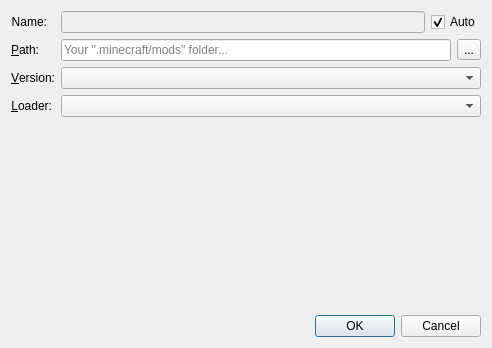
<?xml version="1.0" encoding="UTF-8"?>
<ui version="4.0">
 <class>LocalModPathSettingsDialog</class>
 <widget class="QDialog" name="LocalModPathSettingsDialog">
  <property name="geometry">
   <rect>
    <x>0</x>
    <y>0</y>
    <width>492</width>
    <height>348</height>
   </rect>
  </property>
  <property name="windowTitle">
   <string>Local Mod Path Settings</string>
  </property>
  <layout class="QGridLayout" name="gridLayout">
   <item row="0" column="0">
    <layout class="QFormLayout" name="formLayout">
     <item row="0" column="0">
      <widget class="QLabel" name="label_4">
       <property name="text">
        <string>Name:</string>
       </property>
       <property name="alignment">
        <set>Qt::AlignRight|Qt::AlignTrailing|Qt::AlignVCenter</set>
       </property>
       <property name="buddy">
        <cstring>nameText</cstring>
       </property>
      </widget>
     </item>
     <item row="0" column="1">
      <layout class="QHBoxLayout" name="horizontalLayout">
       <item>
        <widget class="QLineEdit" name="nameText">
         <property name="enabled">
          <bool>false</bool>
         </property>
        </widget>
       </item>
       <item>
        <widget class="QCheckBox" name="useAutoName">
         <property name="text">
          <string>Auto</string>
         </property>
         <property name="checked">
          <bool>true</bool>
         </property>
        </widget>
       </item>
      </layout>
     </item>
     <item row="1" column="0">
      <widget class="QLabel" name="label">
       <property name="sizePolicy">
        <sizepolicy hsizetype="Minimum" vsizetype="Preferred">
         <horstretch>0</horstretch>
         <verstretch>0</verstretch>
        </sizepolicy>
       </property>
       <property name="text">
        <string>&amp;Path:</string>
       </property>
       <property name="alignment">
        <set>Qt::AlignRight|Qt::AlignTrailing|Qt::AlignVCenter</set>
       </property>
       <property name="buddy">
        <cstring>modsDirText</cstring>
       </property>
      </widget>
     </item>
     <item row="1" column="1">
      <layout class="QHBoxLayout" name="horizontalLayout_2">
       <item>
        <widget class="QLineEdit" name="modsDirText">
         <property name="placeholderText">
          <string>Your &quot;.minecraft/mods&quot; folder...</string>
         </property>
         <property name="clearButtonEnabled">
          <bool>true</bool>
         </property>
        </widget>
       </item>
       <item>
        <widget class="QToolButton" name="modDirButton">
         <property name="text">
          <string>...</string>
         </property>
         <property name="icon">
          <iconset theme="folder">
           <normaloff>.</normaloff>.</iconset>
         </property>
        </widget>
       </item>
      </layout>
     </item>
     <item row="2" column="0">
      <widget class="QLabel" name="label_2">
       <property name="sizePolicy">
        <sizepolicy hsizetype="Minimum" vsizetype="Preferred">
         <horstretch>0</horstretch>
         <verstretch>0</verstretch>
        </sizepolicy>
       </property>
       <property name="text">
        <string>&amp;Version:</string>
       </property>
       <property name="alignment">
        <set>Qt::AlignRight|Qt::AlignTrailing|Qt::AlignVCenter</set>
       </property>
       <property name="buddy">
        <cstring>versionSelect</cstring>
       </property>
      </widget>
     </item>
     <item row="2" column="1">
      <widget class="QComboBox" name="versionSelect"/>
     </item>
     <item row="3" column="0">
      <widget class="QLabel" name="label_3">
       <property name="sizePolicy">
        <sizepolicy hsizetype="Minimum" vsizetype="Preferred">
         <horstretch>0</horstretch>
         <verstretch>0</verstretch>
        </sizepolicy>
       </property>
       <property name="text">
        <string>&amp;Loader:</string>
       </property>
       <property name="alignment">
        <set>Qt::AlignRight|Qt::AlignTrailing|Qt::AlignVCenter</set>
       </property>
       <property name="buddy">
        <cstring>loaderSelect</cstring>
       </property>
      </widget>
     </item>
     <item row="3" column="1">
      <widget class="QComboBox" name="loaderSelect"/>
     </item>
    </layout>
   </item>
   <item row="1" column="0">
    <spacer name="verticalSpacer">
     <property name="orientation">
      <enum>Qt::Vertical</enum>
     </property>
     <property name="sizeHint" stdset="0">
      <size>
       <width>20</width>
       <height>40</height>
      </size>
     </property>
    </spacer>
   </item>
   <item row="2" column="0">
    <widget class="QDialogButtonBox" name="buttonBox">
     <property name="orientation">
      <enum>Qt::Horizontal</enum>
     </property>
     <property name="standardButtons">
      <set>QDialogButtonBox::Cancel|QDialogButtonBox::Ok</set>
     </property>
    </widget>
   </item>
  </layout>
 </widget>
 <resources/>
 <connections>
  <connection>
   <sender>buttonBox</sender>
   <signal>accepted()</signal>
   <receiver>LocalModPathSettingsDialog</receiver>
   <slot>accept()</slot>
   <hints>
    <hint type="sourcelabel">
     <x>248</x>
     <y>254</y>
    </hint>
    <hint type="destinationlabel">
     <x>157</x>
     <y>274</y>
    </hint>
   </hints>
  </connection>
  <connection>
   <sender>buttonBox</sender>
   <signal>rejected()</signal>
   <receiver>LocalModPathSettingsDialog</receiver>
   <slot>reject()</slot>
   <hints>
    <hint type="sourcelabel">
     <x>316</x>
     <y>260</y>
    </hint>
    <hint type="destinationlabel">
     <x>286</x>
     <y>274</y>
    </hint>
   </hints>
  </connection>
 </connections>
</ui>
